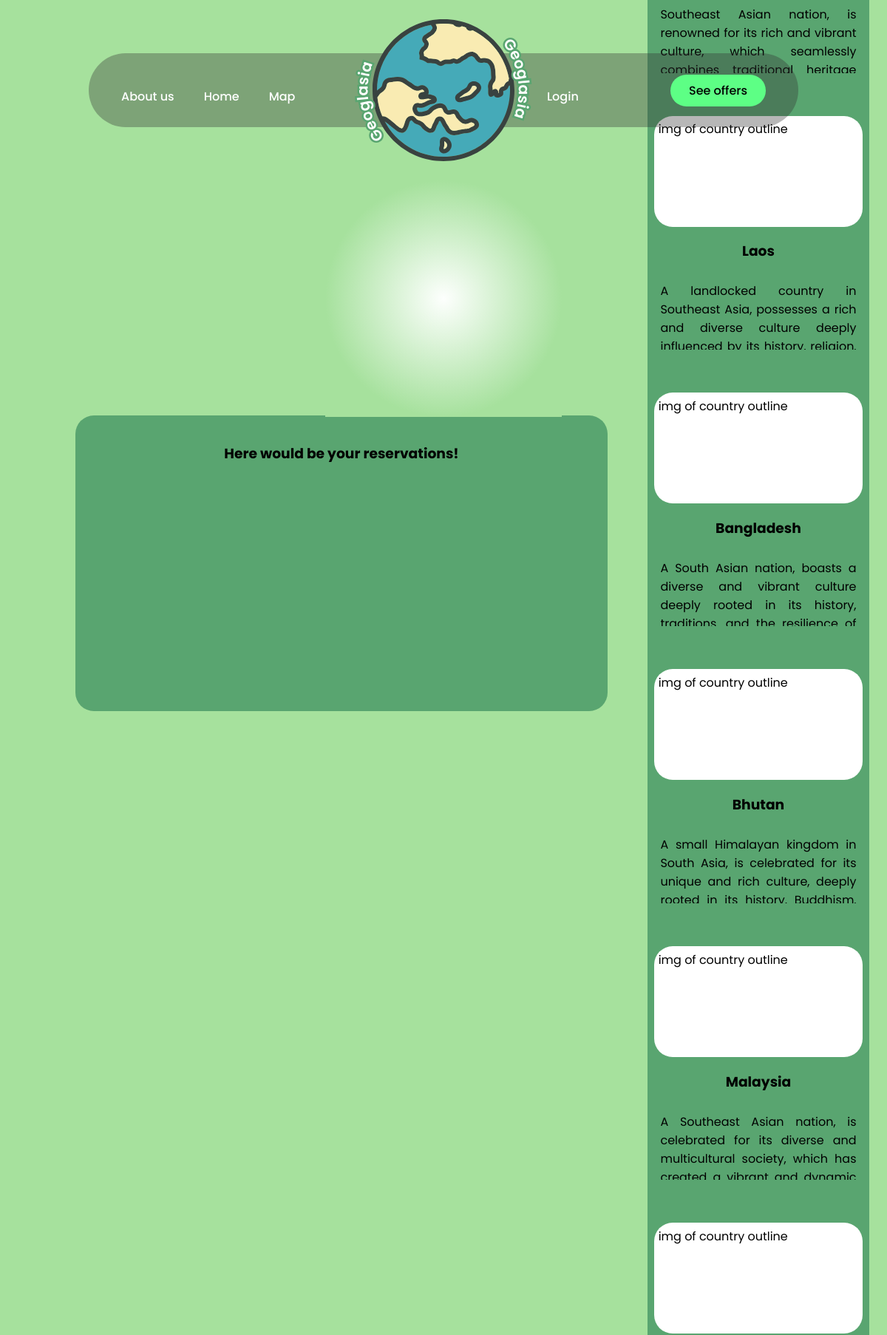
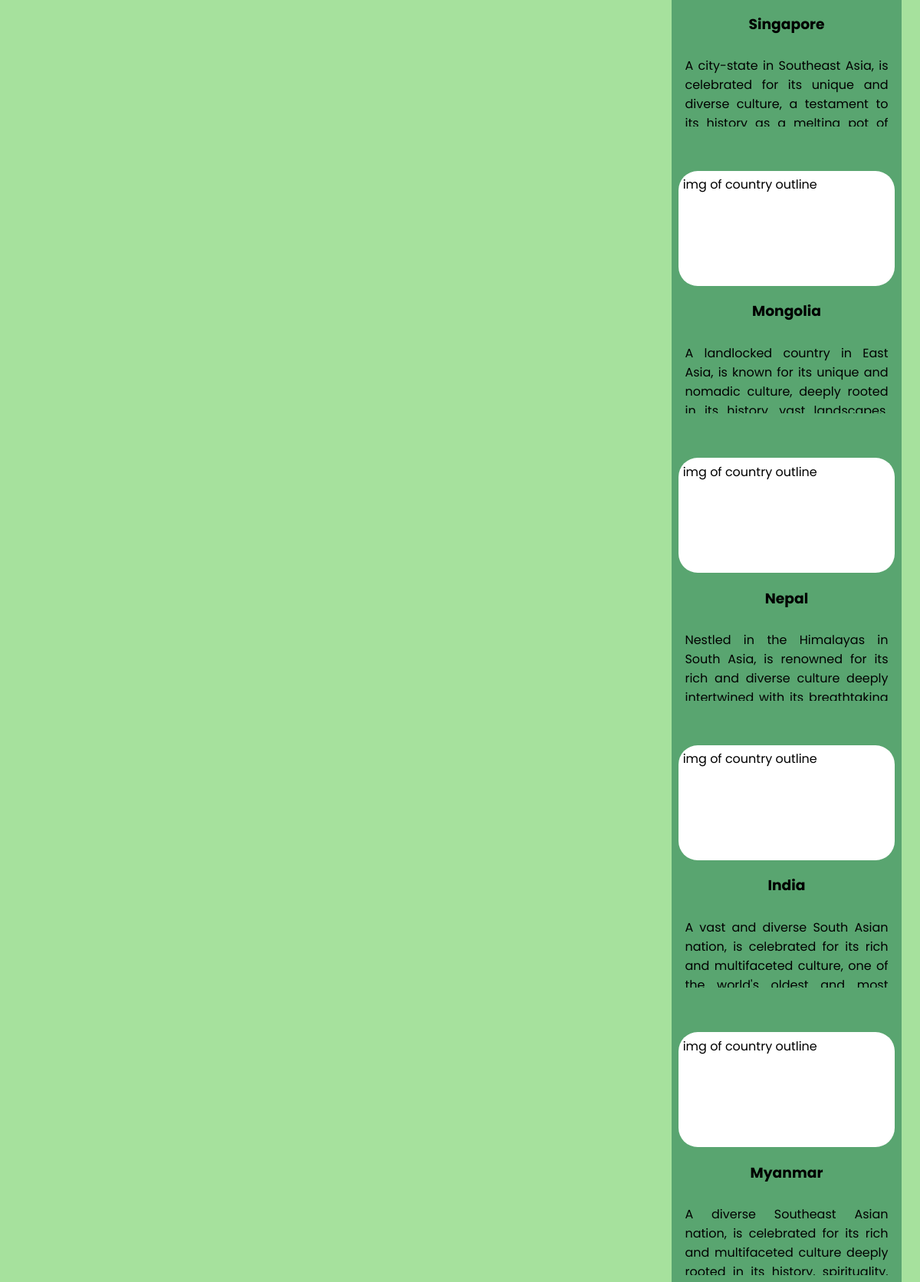
Screenshot of /website/home.php with the database file from the repository (2 pictures, top to bottom).
### tables this page shows
CREATE TABLE `countries` (
  `country_id` int(11) NOT NULL,
  `country_name` varchar(60) NOT NULL,
  `country_desc` text NOT NULL,
  `country_code` varchar(2) NOT NULL
);

### website/require/database.php (called while the page is built, shortened)
<?php
function getUser() {
    $user = null;
    return $user;
}
?>

### website/home.php (the view, shortened to what this page needs)
<!DOCTYPE html>
<html lang="pl">
<head>
    <link rel="stylesheet" href="css/style.css">
    <?php
        $fileName = basename(__FILE__, '.php');
        if (file_exists("css/$fileName.css")) {
            echo "<link rel='stylesheet' href='css/$fileName.css'>";
        }
    ?>
    <link rel="stylesheet" href="https://cdn.jsdelivr.net/npm/swiper@10/swiper-bundle.min.css" />
</head>
<body>
    <?php
    require_once("require/database.php");
    $user = getUser();
    require_once("components/header.php");
    ?>
    <main>
        <div class="map">
            <div class="map-bg"></div>
        </div>
        <div class="reservation">
        <?php
        if (!$user) {
            echo "<h3>Here would be your reservations!</h3>";
        }
        ?>
        </div>
        <div class="swipeWrap">
            <div class="swiper mySwiper home-cards">
                <div class="swiper-wrapper">
                    <?php
                    $countriesQuery = 'SELECT countries.country_name, countries.country_desc FROM countries';
                    $countryResult = $db->query($countriesQuery);
                    while ($row = $countryResult->fetch_assoc()) {
                        printf("
                        <div class='swiper-slide card'>
                            <div class='img-sect'>img of country outline</div>
                            <h3>%s</h3>
                            <ul></ul>
                            <div class='description'>%s</div>
                        </div>", $row['country_name'], $row['country_desc']);
                    }
                    ?>
                </div>
        </div>
    </main>
</body>
</html>

### website/components/header.php (shortened to what this page needs)
<header>
        <nav class="nav-links">
            <a href="aboutus.php">
                About us
            </a>
            <a href="home.php">
                Home
            </a>
            <a href="map.php">
                Map
            </a>
            <div class="page-name">
            </div>
        </nav>
        <div class="logo-container">
            <img src="../assets/globe.svg" alt="logo" class="logo">
            <?php
            if ($fileName == "home") {
            ?>
            <svg xmlns="http://www.w3.org/2000/svg" viewBox="0 0 200 200">>
                <text>
                    <textPath href="#circle-path">Geoglasia</textPath>
                </text>
                <text>
                    <textPath href="#circle-path">Geoglasia</textPath>
                </text>
            </svg>
            <?php } ?>
        </div>
        <div class="nav-links">
            <?php
            if ($user) {
                $username = $user['login'];
                echo "<h3>
                <ion-icon name='person-circle-outline' class='icon'></ion-icon>
                > Howdy, <span class='greeting'>$username!</span>
                </h3>";
                if ($user['is_admin']) {
                    echo "<a href='admin.php'>
                    Admin Panel
                    </a>";
                }
                echo "<a href='logout.php'>
                Logout
                </a>";
            } else {
            ?>
            <?php
                if ($fileName != "login")
                    echo "<a href='login.php' class='logintext'>
                        <ion-icon name='person-circle-outline' class='icon'></ion-icon>
                        Login
                    </a>";
            ?>
            <?php
            }
            ?>
            <a href="alloffers.php"><button class="cta">See offers</button></a>
        </div>
    </header>

### website/css/style.css (style rules this page uses)
* { box-sizing: border-box; font-family: 'Poppins', sans-serif; }
:root { --main-color: rgb(166, 225, 157); --main-color-s: rgba(49, 49, 49, 0.35); --category-hovered: rgb(145, 255, 172); --button-color: rgb(93, 255, 133); --button-color-hovered: rgba(82, 255, 105, 0.8); --warning-color: rgba(252, 255, 89, 0.808); --warning-color-s: rgba(224, 194, 113, 0.781); --success-color: rgba(135, 255, 131, 0.808); --success-color-s: rgba(116, 201, 113, 0.808); --formbox-color: #D89DE1; --formbox-color-s: #d787e4; --page-name-bg: rgba(77, 255, 137, 0.3); --scrollbar-color: rgb(62, 189, 58); --header-height: calc(5rem + 20px + 9rem); }
body { margin: 0px; padding: 0px; background-color: var(--main-color); height: 100vh; --body-height: 100vh; }
main { position: absolute; top: var(--header-height); display: flex; justify-content: center; align-items: center; height: calc( var(--body-height) - var(--header-height) ); --main-height: calc( var(--body-height) - var(--header-height) ); width: 100%; background-color: var(--main-color); }
header { display: flex; justify-content: space-between; align-items: center; position: relative; left: 50%; transform: translateX(-50%); margin-top: 4.5rem; padding: 10px 2%; width: clamp(100px, 80%, 100rem); border-radius: 500px; background-color: var(--main-color-s); z-index: 10; }
.page-name { position: absolute; top: -10px; right: 0; transform: translateY(-100%); width: 50%; height: 4rem; text-align: right; text-wrap: nowrap; display: flex; align-items: center; }
header > * { flex: 1; height: 5rem; position: relative; display: flex; align-items: center; }
.nav-links a, .nav-links button { text-decoration: none; color: white; font-size: 16px; font-weight: 500; }
.nav-links button { color: black; }
nav.nav-links { flex: 1; justify-content: left; }
div.nav-links { flex: 1; justify-content: right; }
.logo-container { flex: 0 0 clamp(6em, 20vw, 12em); justify-content: center; position: relative; height: calc(100% + 20px); }
.logo { position: absolute; top: 50%; transform: translateY(-50%); max-width: 100%; height: auto; cursor: pointer; }
.logo-container svg { position: absolute; top: 50%; transform: translateY(-50%); height: auto; width: 133%; z-index: 5; }
.logo-container svg text { font-family: 'Montserrat', sans-serif; fill: white; font-weight: 600; paint-order: stroke; stroke: #59a570; stroke-width: 4px; }
.nav-links a { position: relative; display: inline-block; padding: 0px 20px; }
.nav-links .logintext { position: relative; margin-right: auto; margin-left: 1.5em; font-weight: 500; color: white; }
.nav-links :has(.icon) { top: 0.5em; }
.nav-links a { transition: all 0.3s ease 0s; }
.nav-links a::after { content: ''; position: absolute; top: 100%; left: 50%; height: 2px; background: #fff; pointer-events: none; width: 0; transform: translate(-50%, 10px); opacity: 0.5; transition: 0.3s; }
.cta { padding: 9px 25px; background-color: var(--button-color); color: black; border: none; border-radius: 50px; cursor: pointer; transition: all 0.3s ease 0s; }

### website/css/home.css (style rules this page uses)
.map { position: absolute; top: 0; height: 20em; width: 20em; z-index: 1; }
.map-bg { position: absolute; top: 50%; left: 50%; transform: translate(-50%,-50%); width: 100%; height: 100%; background: radial-gradient(closest-side, rgb(253, 255, 253), var(--main-color)); }
.reservation { width: 60%; background-color:#59a570; height: 400PX; border-radius: 25px; margin-top: 40%; padding: 1.5%; margin-right: 3%; }
h3 { text-align: center; vertical-align: bottom; }
.swipeWrap { width: 20%; padding: 1.5%; }
.home-cards { width: 300px; background-color: #59a570; border-radius: 25px; }
.card { padding: 3%; }
.card h3 { text-align: center; }
.description { text-align: justify; border-radius: 10px; max-height: 100px; overflow: hidden; overflow-y: scroll; padding: 3%; margin-bottom: 40px; }
.img-sect { background-color: white; height: 150px; margin-bottom: 2%; padding: 2%; border-radius: 25px; }

### rows the page displays
countries: country_desc "Southeast Asian nation, is renowned for its rich and vibrant culture, which seamlessly…"
countries: country_name "Laos", country_desc "A landlocked country in Southeast Asia, possesses a rich and diverse culture deeply…"
countries: country_name "Bangladesh", country_desc "A South Asian nation, boasts a diverse and vibrant culture deeply rooted in its history,…"
countries: country_name "Bhutan", country_desc "A small Himalayan kingdom in South Asia, is celebrated for its unique and rich culture, deeply…"
countries: country_name "Malaysia", country_desc "A Southeast Asian nation, is celebrated for its diverse and multicultural society, which has…"
countries: country_name "Singapore", country_desc "A city-state in Southeast Asia, is celebrated for its unique and diverse culture, a testament to…"
countries: country_name "Mongolia", country_desc "A landlocked country in East Asia, is known for its unique and nomadic culture, deeply rooted…"
countries: country_name "Nepal", country_desc "Nestled in the Himalayas in South Asia, is renowned for its rich and diverse culture deeply…"
countries: country_name "India", country_desc "A vast and diverse South Asian nation, is celebrated for its rich and multifaceted culture, one of…"
countries: country_name "Myanmar", country_desc "A diverse Southeast Asian nation, is celebrated for its rich and multifaceted culture deeply…"
